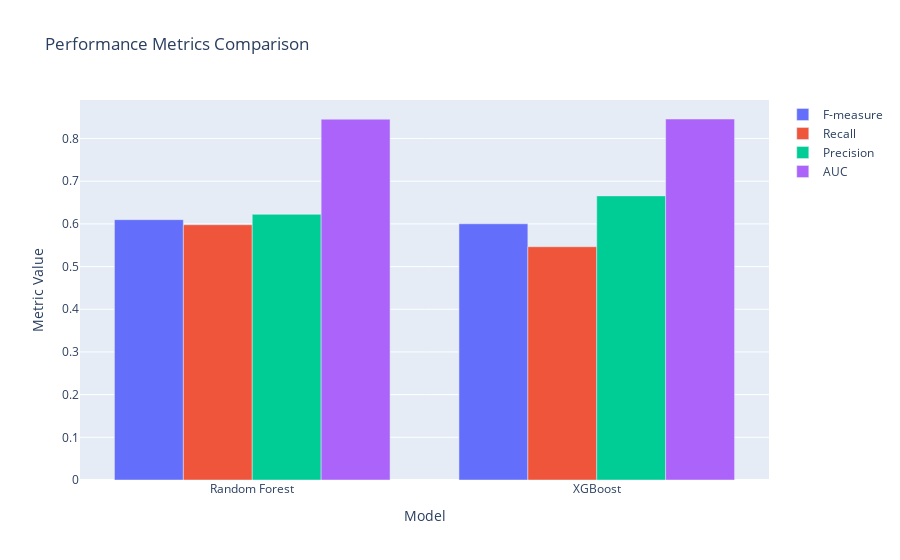

Notebook code cell kept with this figure:
### Markdown cell above
# Membandingkan

### Code cell
import plotly.graph_objects as go

# Metrik kinerja untuk Random Forest
rf_metrics = {
    "Model": "Random Forest",
    "F-measure": f1_score(y_test, preds, pos_label=1),
    "Recall": recall_score(y_test, preds, pos_label=1),
    "Precision": precision_score(y_test, preds),
    "AUC": rf_auc
}

# Metrik kinerja untuk XGBoost
xgb_metrics = {
    "Model": "XGBoost",
    "F-measure": f1_score(y_test, xgb_preds, pos_label=1),
    "Recall": recall_score(y_test, xgb_preds, pos_label=1),
    "Precision": precision_score(y_test, xgb_preds),
    "AUC": xgb_auc
}

# Gabungkan metrik kinerja dari kedua model
metrics_data = [rf_metrics, xgb_metrics]

# Buat DataFrame dari data metrik kinerja
metrics_df = pd.DataFrame(metrics_data)

# Buat grafik batang
fig = go.Figure(data=[
    go.Bar(name='F-measure', x=metrics_df['Model'], y=metrics_df['F-measure']),
    go.Bar(name='Recall', x=metrics_df['Model'], y=metrics_df['Recall']),
    go.Bar(name='Precision', x=metrics_df['Model'], y=metrics_df['Precision']),
    go.Bar(name='AUC', x=metrics_df['Model'], y=metrics_df['AUC'])
])

# Update layout
fig.update_layout(
    title='Performance Metrics Comparison',
    xaxis_title='Model',
    yaxis_title='Metric Value',
    barmode='group'
)

# Show plot
fig.show()

### Figure 1 — Plotly figure (JSON) as saved in the notebook; plotly's stock layout.template omitted (floating-point values rounded to 4 significant figures)
{"data": [{"name": "F-measure", "type": "bar", "x": ["Random Forest", "XGBoost"], "y": [0.61, 0.6003]}, {"name": "Recall", "type": "bar", "x": ["Random Forest", "XGBoost"], "y": [0.598, 0.5466]}, {"name": "Precision", "type": "bar", "x": ["Random Forest", "XGBoost"], "y": [0.6224, 0.6657]}, {"name": "AUC", "type": "bar", "x": ["Random Forest", "XGBoost"], "y": [0.8454, 0.8458]}], "layout": {"barmode": "group", "title": {"text": "Performance Metrics Comparison"}, "xaxis": {"title": {"text": "Model"}}, "yaxis": {"title": {"text": "Metric Value"}}}}
